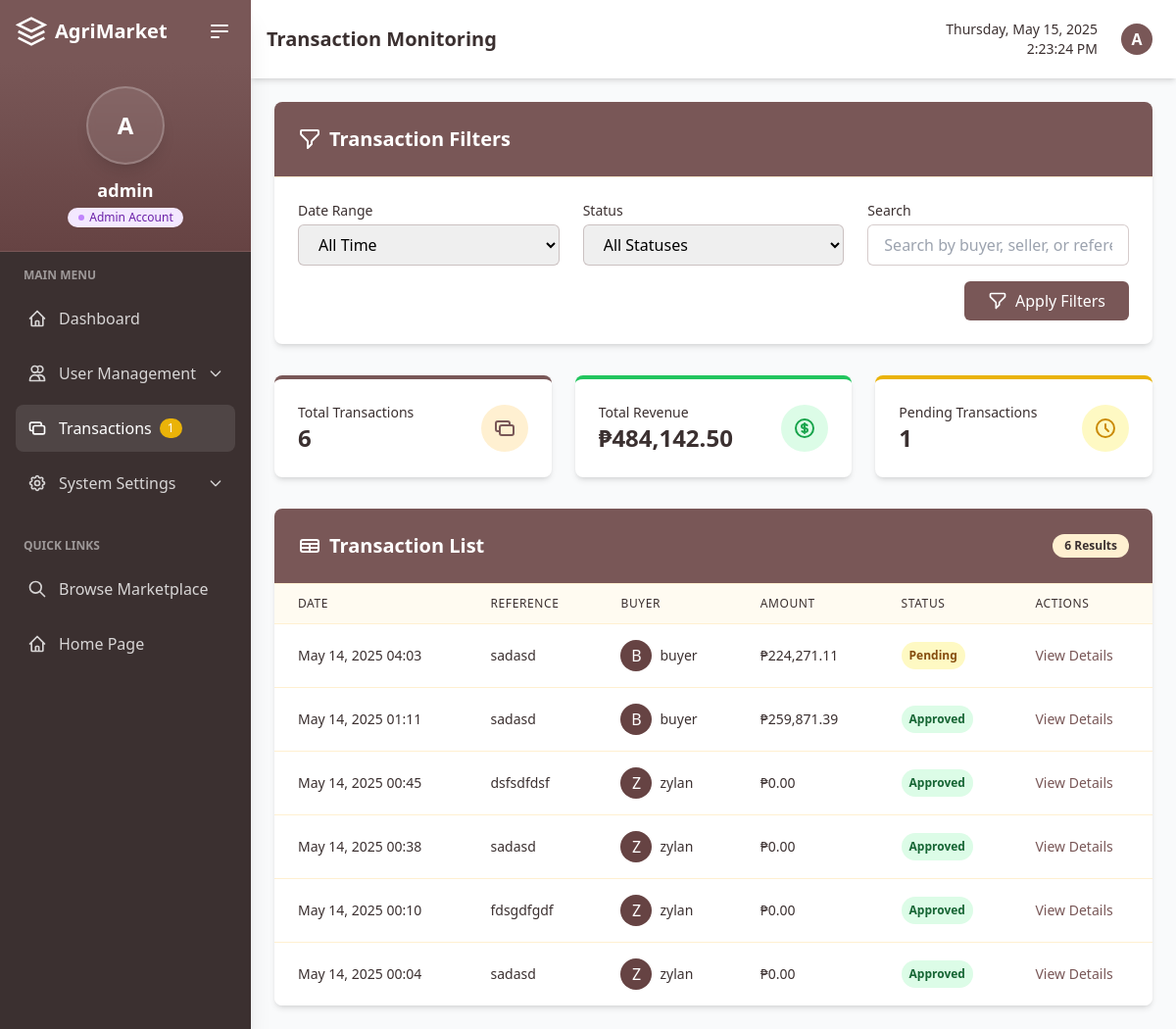
Before: /custom-admin/transactions/ (signed in) with the older database file.
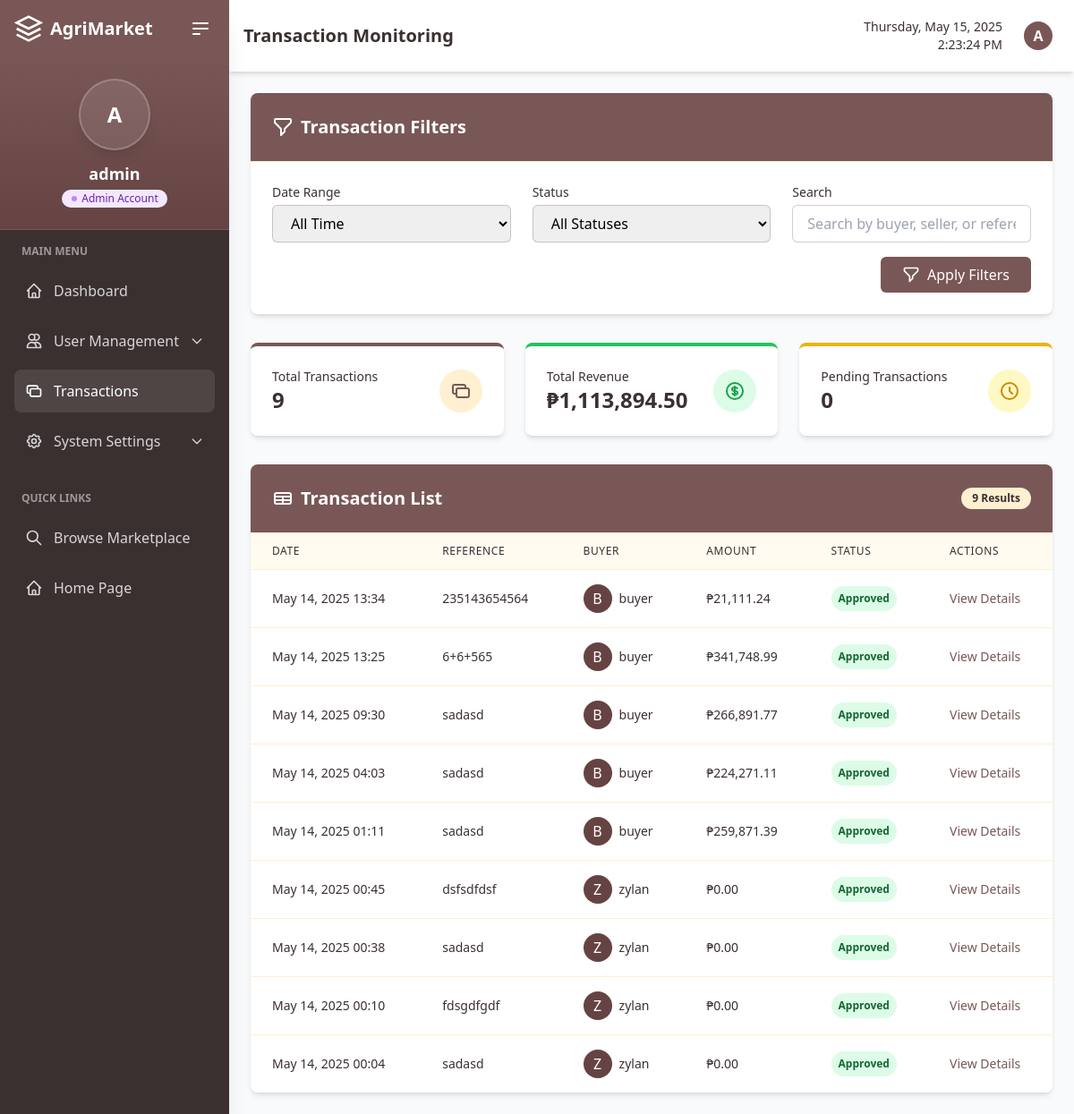
After: the same page with the newer database file.
### marketplace/models.py (models this page shows, shortened)
class Payment(models.Model):
    STATUS_CHOICES = (
        ('pending', 'Pending'),
        ('approved', 'Approved'),
        ('rejected', 'Rejected'),
    )
    cart = models.OneToOneField(Cart, on_delete=models.CASCADE)
    buyer = models.ForeignKey(User, on_delete=models.CASCADE, related_name='payments')
    gcash_reference = models.CharField(max_length=100)
    proof_screenshot = models.ImageField(upload_to='gcash_proofs/')
    paid_at = models.DateTimeField(auto_now_add=True)
    status = models.CharField(max_length=10, choices=STATUS_CHOICES, default='pending')
    verified = models.BooleanField(default=False)  # Keeping for backward compatibility
    approved_by = models.ForeignKey(User, on_delete=models.SET_NULL, null=True, blank=True, related_name='approved_payments')
    approved_at = models.DateTimeField(null=True, blank=True)
    notes = models.TextField(blank=True, null=True)

class User(AbstractUser):
    is_seller = models.BooleanField(default=False)
    is_buyer = models.BooleanField(default=False)
    is_approved = models.BooleanField(default=False, help_text="Indicates whether the user has been approved by an admin")
    profile_image = models.ImageField(upload_to='profile_images/', blank=True, null=True)
    phone_number = models.CharField(max_length=15, blank=True, null=True)
    address = models.CharField(max_length=255, blank=True, null=True)
    city = models.CharField(max_length=100, blank=True, null=True)
    business_name = models.CharField(max_length=100, blank=True, null=True)
    business_id = models.CharField(max_length=50, blank=True, null=True)
    terms_agreed = models.BooleanField(default=False)
    terms_agreed_date = models.DateTimeField(blank=True, null=True)

class Cart(models.Model):
    buyer = models.ForeignKey(User, on_delete=models.CASCADE, limit_choices_to={'is_buyer': True})
    created_at = models.DateTimeField(auto_now_add=True)
    available = models.BooleanField(default=True)
    def total_price(self):
        return sum(item.total_price() for item in self.items.all())

class CartItem(models.Model):
    cart = models.ForeignKey(Cart, on_delete=models.CASCADE, related_name='items')
    item = models.ForeignKey(Item, on_delete=models.CASCADE)
    quantity = models.PositiveIntegerField(default=1)
    def total_price(self):
        return self.item.price * self.quantity

class Item(models.Model):
    SELL_CATEGORY = (
        ('livestock', 'Livestock'),
        ('poultry', 'Poultry'),
    )
    seller = models.ForeignKey(User, on_delete=models.CASCADE, limit_choices_to={'is_seller': True})
    name = models.CharField(max_length=100)
    description = models.TextField()
    category = models.CharField(max_length=10, choices=SELL_CATEGORY)
    price = models.DecimalField(max_digits=10, decimal_places=2)
    available = models.BooleanField(default=True)
    image = models.ImageField(upload_to='item_images/', blank=True, null=True)
    created_at = models.DateTimeField(auto_now_add=True)

### marketplace/admin_views.py (the view, shortened to what this page needs)
# urls.py: path('custom-admin/transactions/', admin_views.admin_transactions, name='admin_transactions'),
@login_required
@user_passes_test(is_admin)
def admin_transactions(request):
    date_range = request.GET.get('date_range', 'all')
    status = request.GET.get('status', 'all')
    search = request.GET.get('search', '')
    payments = Payment.objects.all()
    today = timezone.now().date()
    if date_range == 'today':
        payments = payments.filter(paid_at__date=today)
    elif date_range == 'yesterday':
        yesterday = today - timedelta(days=1)
        payments = payments.filter(paid_at__date=yesterday)
    elif date_range == 'this_week':
        start_of_week = today - timedelta(days=today.weekday())
        payments = payments.filter(paid_at__date__gte=start_of_week)
    elif date_range == 'this_month':
        payments = payments.filter(paid_at__year=today.year, paid_at__month=today.month)
    elif date_range == 'last_month':
        last_month = today.replace(day=1) - timedelta(days=1)
        payments = payments.filter(paid_at__year=last_month.year, paid_at__month=last_month.month)
    if status != 'all':
        payments = payments.filter(status=status)
    if search:
        payments = payments.filter(
            Q(buyer__username__icontains=search) |
            Q(gcash_reference__icontains=search) |
            Q(cart__items__item__seller__username__icontains=search)
        ).distinct()
    payments = payments.order_by('-paid_at')
    total_transactions = payments.count()
    total_revenue = sum(payment.cart.total_price() for payment in payments)
    pending_count = payments.filter(status='pending').count()
    paginator = Paginator(payments, 10)  # Show 10 transactions per page
    page_number = request.GET.get('page')
    page_obj = paginator.get_page(page_number)
    pending_approvals_count = User.objects.filter(is_active=False, is_approved=False).count()
    context = {
        'payments': page_obj,
        'total_transactions': total_transactions,
        'total_revenue': total_revenue,
        'pending_count': pending_count,
        'date_range': date_range,
        'status': status,
        'search': search,
        'pending_approvals_count': pending_approvals_count
    }
    return render(request, 'admin/transactions.html', context)

### marketplace/admin_views.py (called while the page is built)
def is_admin(user):
    return user.is_authenticated and user.is_superuser

### marketplace/context_processors.py (called while the page is built, shortened)
def cart_processor(request):
    return {
        'active_cart': None,
        'cart': None,
        'cart_quantity': 0
    }

def notification_processor(request):
    return {
        'unread_notifications_count': 0,
        'recent_notifications': []
    }

### marketplace/templatetags/currency_filters.py (called while the page is built)
@register.filter(name='currency')
def currency(value):
    if value is None:
        return "₱0.00"
    try:
        value = Decimal(str(value))
        formatted_value = '{:,.2f}'.format(value)
        return f"₱{formatted_value}"
    except (ValueError, TypeError):
        return "₱0.00"

### templates/admin/transactions.html (shortened to what the changed rows need)
{% extends 'admin/admin_base.html' %}
{% load static %}
{% load currency_filters %}
{% block page_title %}Transaction Monitoring{% endblock %}
{% block dashboard_content %}
<div class="bg-white rounded-lg shadow-md overflow-hidden mb-8">
    <div class="p-6 border-b border-agri-cream bg-agri-brown">
        <div class="flex justify-between items-center">
            <h2 class="text-xl font-semibold text-white flex items-center">
                Transaction Filters
            </h2>
        </div>
    </div>
</div>
<div class="grid grid-cols-1 md:grid-cols-3 gap-6 mb-8">
    <div class="bg-white rounded-lg shadow-md p-6 border-t-4 border-agri-brown">
        <div class="flex items-center justify-between">
            <div>
                <p class="text-sm text-agri-brown-darker">Total Transactions</p>
                <h3 class="text-2xl font-bold text-agri-brown-darker">{{ total_transactions }}</h3>
            </div>
        </div>
    </div>
    <div class="bg-white rounded-lg shadow-md p-6 border-t-4 border-green-500">
        <div class="flex items-center justify-between">
            <div>
                <p class="text-sm text-agri-brown-darker">Total Revenue</p>
                <h3 class="text-2xl font-bold text-agri-brown-darker">{{ total_revenue|currency }}</h3>
            </div>
        </div>
    </div>
    <div class="bg-white rounded-lg shadow-md p-6 border-t-4 border-yellow-500">
        <div class="flex items-center justify-between">
            <div>
                <p class="text-sm text-agri-brown-darker">Pending Transactions</p>
                <h3 class="text-2xl font-bold text-agri-brown-darker">{{ pending_count }}</h3>
            </div>
        </div>
    </div>
</div>
<div class="bg-white rounded-lg shadow-md overflow-hidden">
    <div class="p-6 border-b border-agri-cream bg-agri-brown">
        <div class="flex justify-between items-center">
            <h2 class="text-xl font-semibold text-white flex items-center">
                <svg xmlns="http://www.w3.org/2000/svg" class="h-6 w-6 mr-2" fill="none" viewBox="0 0 24 24" stroke="currentColor">
                    <path stroke-linecap="round" stroke-linejoin="round" stroke-width="2" d="M3 10h18M3 14h18m-9-4v8m-7 0h14a2 2 0 002-2V8a2 2 0 00-2-2H5a2 2 0 00-2 2v8a2 2 0 002 2z" />
                </svg>
                Transaction List
            </h2>
            <span class="bg-agri-cream text-agri-brown-darker text-xs font-semibold px-3 py-1 rounded-full">
                {{ payments|length }} Results
            </span>
        </div>
    </div>
    <div class="overflow-x-auto">
        {% if payments %}
        <table class="min-w-full divide-y divide-agri-cream">
            <thead class="bg-agri-cream/30">
                <tr>
                    <th class="px-6 py-3 text-left text-xs font-medium text-agri-brown-darker uppercase tracking-wider">Date</th>
                    <th class="px-6 py-3 text-left text-xs font-medium text-agri-brown-darker uppercase tracking-wider">Reference</th>
                    <th class="px-6 py-3 text-left text-xs font-medium text-agri-brown-darker uppercase tracking-wider">Buyer</th>
                    <th class="px-6 py-3 text-left text-xs font-medium text-agri-brown-darker uppercase tracking-wider">Amount</th>
                    <th class="px-6 py-3 text-left text-xs font-medium text-agri-brown-darker uppercase tracking-wider">Status</th>
                    <th class="px-6 py-3 text-left text-xs font-medium text-agri-brown-darker uppercase tracking-wider">Actions</th>
                </tr>
            </thead>
            <tbody class="bg-white divide-y divide-agri-cream">
                {% for payment in payments %}
                <tr class="hover:bg-agri-cream/10 transition-colors">
                    <td class="px-6 py-4 whitespace-nowrap">
                        <div class="text-sm text-agri-brown-darker">{{ payment.paid_at|date:"M d, Y H:i" }}</div>
                    </td>
                    <td class="px-6 py-4 whitespace-nowrap">
                        <div class="text-sm font-medium text-agri-brown-darker">{{ payment.gcash_reference }}</div>
                    </td>
                    <td class="px-6 py-4 whitespace-nowrap">
                        <div class="flex items-center">
                            {% if payment.buyer.profile_image %}
                            <img class="h-8 w-8 rounded-full mr-2" src="{{ payment.buyer.profile_image.url }}" alt="{{ payment.buyer.username }}">
                            {% else %}
                            <div class="h-8 w-8 rounded-full bg-agri-brown-dark text-white flex items-center justify-center mr-2">
                                {{ payment.buyer.username|first|upper }}
                            </div>
                            {% endif %}
                            <div class="text-sm font-medium text-agri-brown-darker">{{ payment.buyer.username }}</div>
                        </div>
                    </td>
                    <td class="px-6 py-4 whitespace-nowrap">
                        <div class="text-sm font-medium text-agri-brown-darker">{{ payment.cart.total_price|currency }}</div>
                    </td>
                    <td class="px-6 py-4 whitespace-nowrap">
                        <span class="px-2 py-1 inline-flex text-xs leading-5 font-semibold rounded-full
                            {% if payment.status == 'pending' %}bg-yellow-100 text-yellow-800
                            {% elif payment.status == 'approved' %}bg-green-100 text-green-800
                            {% else %}bg-red-100 text-red-800{% endif %}">
                            {{ payment.get_status_display }}
                        </span>
                    </td>
                    <td class="px-6 py-4 whitespace-nowrap text-sm font-medium">
                        <a href="{% url 'admin_transaction_detail' payment.id %}" class="text-agri-brown hover:text-agri-brown-dark">
                            View Details
                        </a>
                    </td>
                </tr>
                {% endfor %}
            </tbody>
        </table>
        {% endif %}
    </div>
</div>
{% endblock dashboard_content %}

### templates/admin/admin_base.html (shortened to what the changed rows need)
<!DOCTYPE html>
<html lang="en">
<head>
    <script src="https://cdn.tailwindcss.com"></script>
</head>
<body class="bg-agri-cream">
    <div class="flex h-screen overflow-hidden" x-data="{ sidebarOpen: true }">
    <div class="relative flex flex-col flex-shrink-0 w-64 bg-agri-brown-darker text-white transition-all duration-300 shadow-xl"
         :class="{'w-64': sidebarOpen, 'w-20': !sidebarOpen}">
        <nav class="flex-1 overflow-y-auto p-4">
            <ul class="space-y-2">
                <li>
                    <a href="{% url 'admin_transactions' %}" class="flex items-center p-3 rounded-lg hover:bg-white/10 transition-colors {% if request.resolver_match.url_name in 'admin_transactions,admin_transaction_detail' %}bg-white/10 text-white{% else %}text-white/80{% endif %}">
                        <svg xmlns="http://www.w3.org/2000/svg" class="h-5 w-5" fill="none" viewBox="0 0 24 24" stroke="currentColor">
                            <path stroke-linecap="round" stroke-linejoin="round" stroke-width="2" d="M17 9V7a2 2 0 00-2-2H5a2 2 0 00-2 2v6a2 2 0 002 2h2m2 4h10a2 2 0 002-2v-6a2 2 0 00-2-2H9a2 2 0 00-2 2v6a2 2 0 002 2z" />
                        </svg>
                        <span class="ml-3" x-show="sidebarOpen">Transactions</span>
                        {% if pending_count > 0 %}
                        <span class="ml-2 px-2 py-0.5 text-xs rounded-full bg-yellow-500 text-white" x-show="sidebarOpen">{{ pending_count }}</span>
                        {% endif %}
                    </a>
                </li>
            </ul>
        </nav>
    </div>
    <div class="flex-1 overflow-hidden flex flex-col bg-gray-50">
        <div class="bg-white shadow-md p-4 flex justify-between items-center">
            <div class="flex items-center">
                <h1 class="text-xl font-bold text-agri-brown-darker">{% block page_title %}Admin Dashboard{% endblock %}</h1>
            </div>
        </div>
        <div class="flex-1 overflow-y-auto p-6">
            {% block dashboard_content %}{% endblock %}
        </div>
    </div>
</div>
</body>
</html>

Changed rows visible on the page:
added Payment: paid_at "May 14, 2025 13:34", gcash_reference "235143654564", buyer.username|first "B", buyer.username "buyer", cart.total_price "₱21,111.24", status "Approved"
added Payment: paid_at "May 14, 2025 13:25", gcash_reference "6+6+565", buyer.username|first "B", buyer.username "buyer", cart.total_price "₱341,748.99", status "Approved"
added Payment: paid_at "May 14, 2025 09:30", gcash_reference "sadasd", buyer.username|first "B", buyer.username "buyer", cart.total_price "₱266,891.77", status "Approved"
changed Payment "May 14, 2025 04:03": status "Pending" → "Approved"
Other visible differences:
{{ total_transactions }}: "6" → "9"
{{ total_revenue|currency }}: "₱484,142.50" → "₱1,113,894.50"
{{ pending_count }}: "1" → "0"
{{ payments|length }}: "6" → "9"
{{ pending_count }}: "1" → (not shown)
